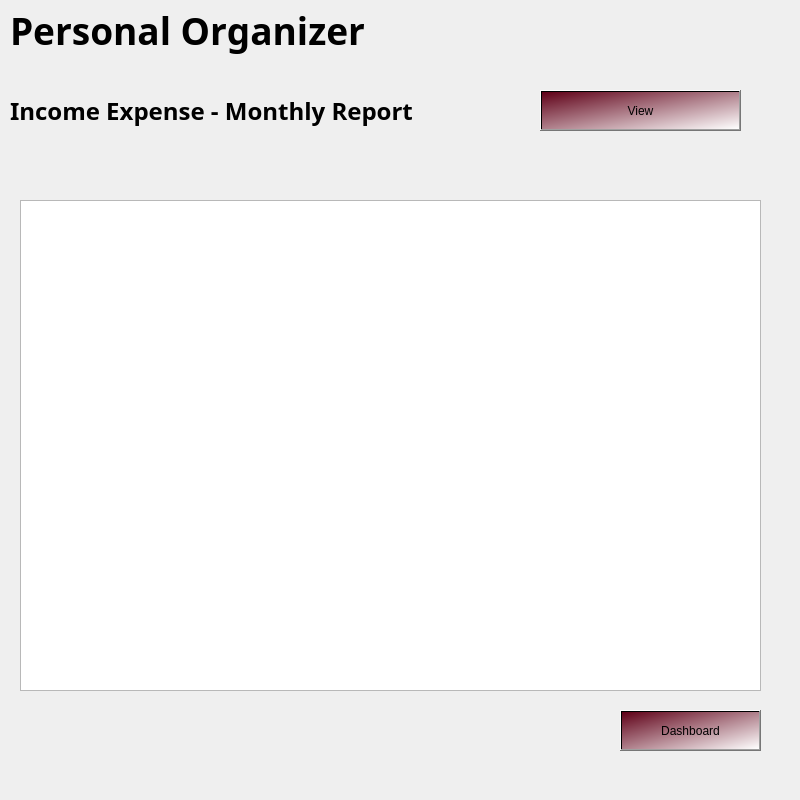
<?xml version="1.0" encoding="UTF-8"?>
<ui version="4.0">
 <class>report</class>
 <widget class="QDialog" name="report">
  <property name="geometry">
   <rect>
    <x>0</x>
    <y>0</y>
    <width>800</width>
    <height>800</height>
   </rect>
  </property>
  <property name="maximumSize">
   <size>
    <width>800</width>
    <height>800</height>
   </size>
  </property>
  <property name="windowTitle">
   <string>Dialog</string>
  </property>
  <widget class="QLabel" name="label_6">
   <property name="geometry">
    <rect>
     <x>10</x>
     <y>80</y>
     <width>501</width>
     <height>61</height>
    </rect>
   </property>
   <property name="font">
    <font>
     <family>Segoe UI Variable</family>
     <pointsize>18</pointsize>
     <bold>true</bold>
    </font>
   </property>
   <property name="text">
    <string>Income Expense - Monthly Report</string>
   </property>
  </widget>
  <widget class="QPushButton" name="todashboard">
   <property name="geometry">
    <rect>
     <x>620</x>
     <y>710</y>
     <width>141</width>
     <height>41</height>
    </rect>
   </property>
   <property name="styleSheet">
    <string notr="true">background-color: qlineargradient(spread:pad, x1:0, y1:0, x2:1, y2:1, stop:0 rgba(95, 0, 23, 255), stop:1 rgba(255, 255, 255, 255));
color: rgb(0, 0, 0);
font: 12pt &quot;Showcard Gothic&quot;;</string>
   </property>
   <property name="text">
    <string>Dashboard</string>
   </property>
  </widget>
  <widget class="QLabel" name="label_7">
   <property name="geometry">
    <rect>
     <x>0</x>
     <y>-250</y>
     <width>811</width>
     <height>341</height>
    </rect>
   </property>
   <property name="styleSheet">
    <string notr="true">image:url(:/images/header.jpg)</string>
   </property>
   <property name="text">
    <string>TextLabel</string>
   </property>
  </widget>
  <widget class="QLabel" name="label_4">
   <property name="geometry">
    <rect>
     <x>10</x>
     <y>0</y>
     <width>641</width>
     <height>61</height>
    </rect>
   </property>
   <property name="font">
    <font>
     <family>Perpetua Titling MT</family>
     <pointsize>28</pointsize>
     <bold>true</bold>
     <underline>false</underline>
     <strikeout>false</strikeout>
     <kerning>false</kerning>
    </font>
   </property>
   <property name="text">
    <string>Personal Organizer</string>
   </property>
  </widget>
  <widget class="QLabel" name="label">
   <property name="geometry">
    <rect>
     <x>-210</x>
     <y>80</y>
     <width>1291</width>
     <height>871</height>
    </rect>
   </property>
   <property name="styleSheet">
    <string notr="true">image:url(:/images/sky.jpg)</string>
   </property>
   <property name="text">
    <string>TextLabel</string>
   </property>
  </widget>
  <widget class="QPushButton" name="viewreport">
   <property name="geometry">
    <rect>
     <x>540</x>
     <y>90</y>
     <width>201</width>
     <height>41</height>
    </rect>
   </property>
   <property name="styleSheet">
    <string notr="true">background-color: qlineargradient(spread:pad, x1:0, y1:0, x2:1, y2:1, stop:0 rgba(95, 0, 23, 255), stop:1 rgba(255, 255, 255, 255));
color: rgb(0, 0, 0);
font: 12pt &quot;Showcard Gothic&quot;;</string>
   </property>
   <property name="text">
    <string>View</string>
   </property>
  </widget>
  <widget class="QTableView" name="reporttable">
   <property name="geometry">
    <rect>
     <x>20</x>
     <y>200</y>
     <width>741</width>
     <height>491</height>
    </rect>
   </property>
  </widget>
  <zorder>label</zorder>
  <zorder>label_7</zorder>
  <zorder>label_4</zorder>
  <zorder>label_6</zorder>
  <zorder>todashboard</zorder>
  <zorder>viewreport</zorder>
  <zorder>reporttable</zorder>
 </widget>
 <resources/>
 <connections/>
</ui>
